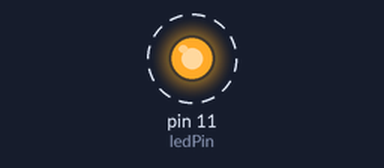
A sketch run on a simulated Arduino Uno, built with avr-gcc and run on an emulated ATmega328P. Parts: output pins drawn as LEDs (lit = HIGH). Dashed ring = blinking. What the sketch prints to the serial monitor is not drawn.

Above: at 0.5 s.
Timing chart, 0 to 4.6 s (numbered marks = the images above):
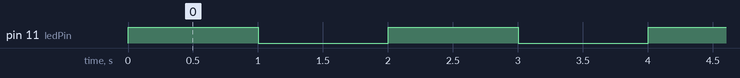

Measured:
- by itself, pin 11 (ledPin): alternates HIGH for 1.0 s and LOW for 1.0 s

The sketch:

W06-04-completeToggle.ino
```cpp
// toggle with serial
// state changes happens ACROSS loops
// serial is used to display messages in the *SERIAL MONITOR*

// led PINs
int ledPin = 11;

// led states
int ledState = 0;

// utility variables
int loopCounter = 0;


void setup() {
  // set pinModes
  pinMode(ledPin, OUTPUT);

  // start serial
  Serial.begin(9600);
  Serial.println(__FILE__);
}

void loop() {

  // put your main code here, to run repeatedly:
  Serial.print("loop ");
  Serial.println(loopCounter);

  // LED - take action
  ledState = 1-ledState; // toggle state
  digitalWrite(ledPin, ledState); // write state
   Serial.print("  LED = "); // print state
   Serial.println(ledState); // print state
  delay(1000);  // wait 1 second

  // ***********   increment loop counter    *****************
  // loopCounter is just a way to clearly see how the code is flowing
  // you don't *NEED* it in your programs
  loopCounter++;

}
```
